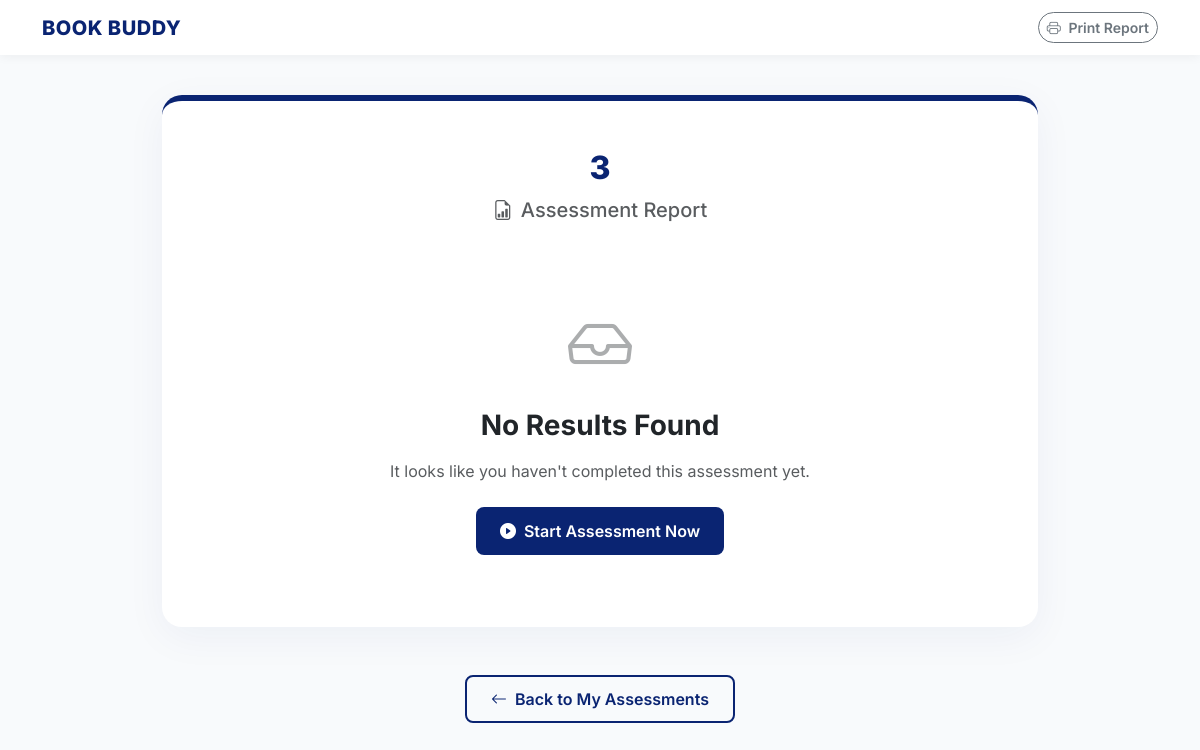
Before: /student-results/6 (signed in) with the older database file.
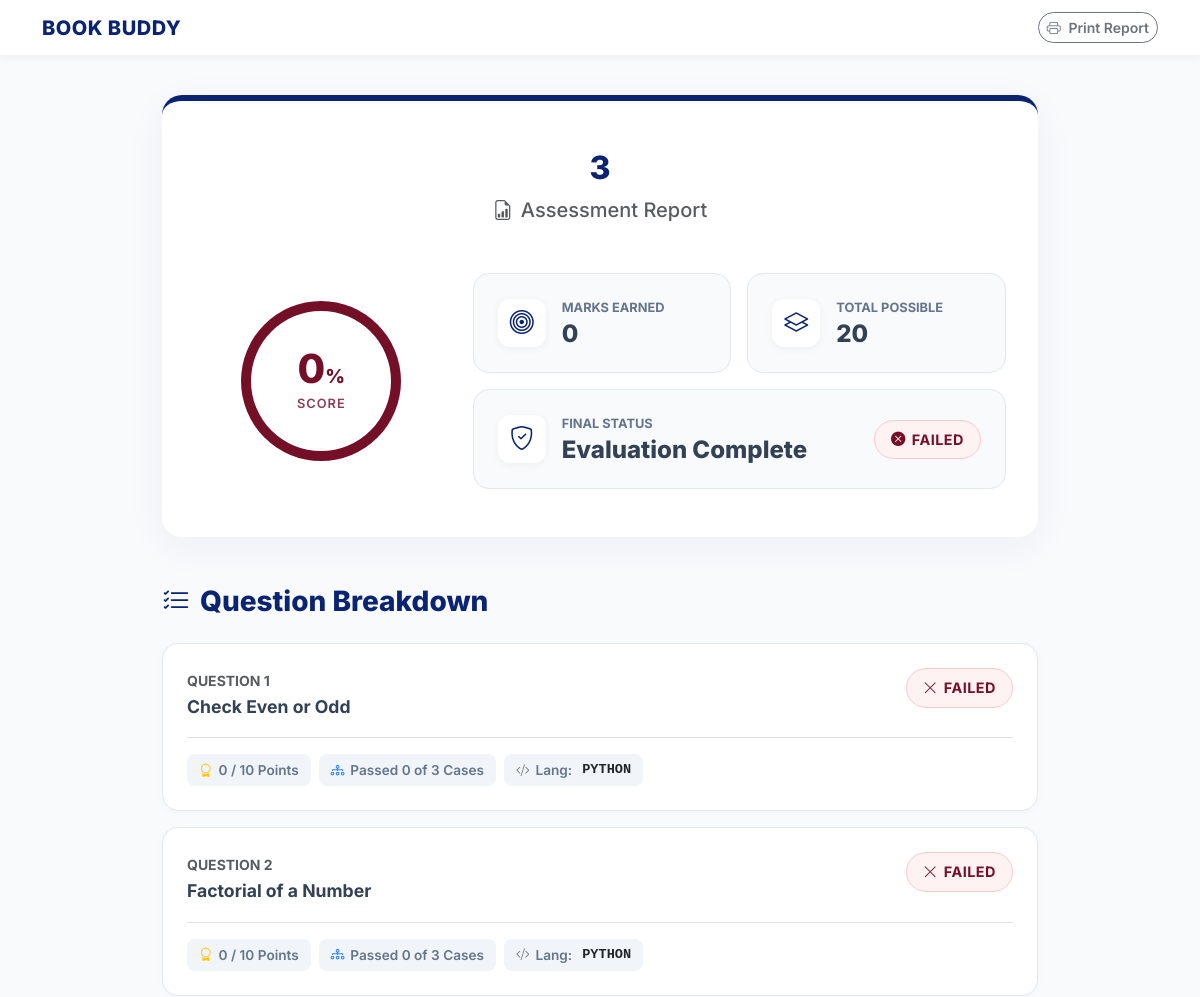
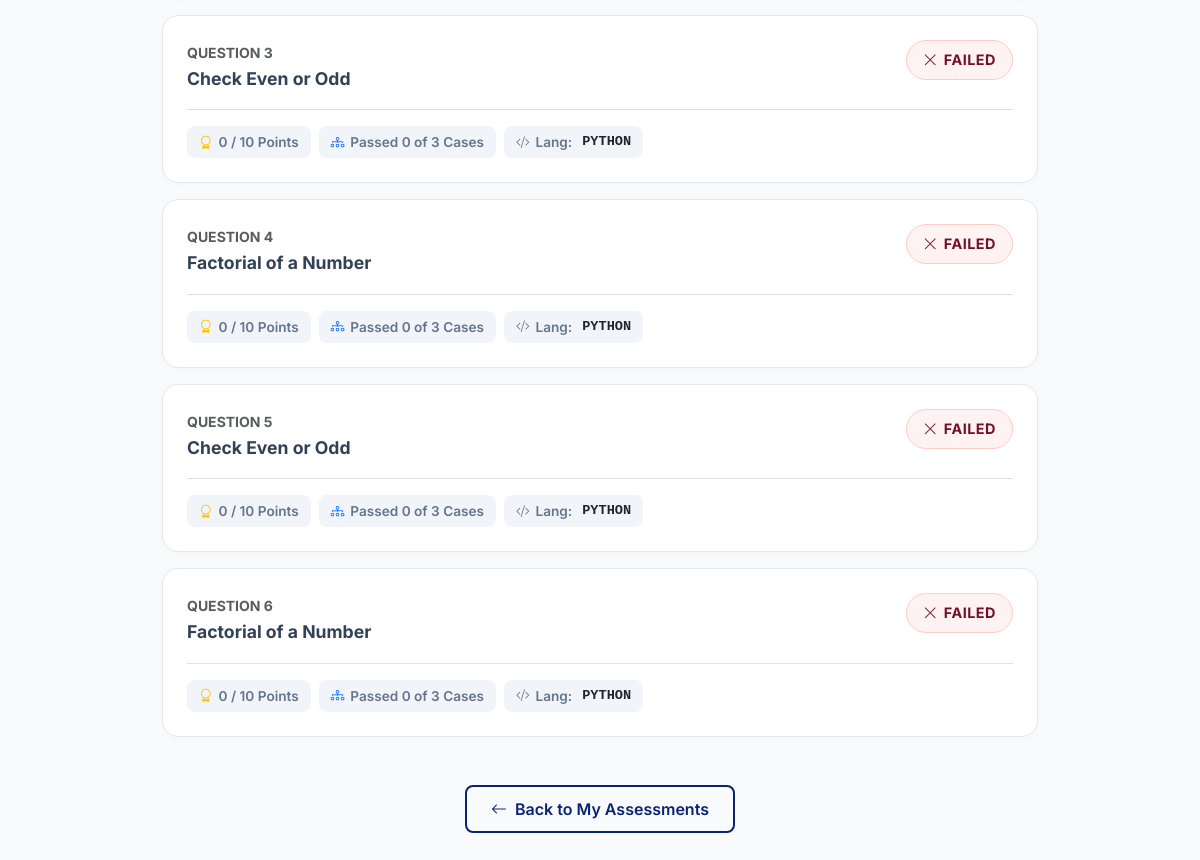
After: the same page with the newer database file (2 pictures, top to bottom).
### app.py (models this page shows, shortened)
class Testmaintain(db.Model):
    __tablename__ = 'test_maintain'
    id = db.Column(db.Integer, primary_key=True)
    test_title = db.Column(db.String(50))
    date = db.Column(db.Date)
    start_time = db.Column(db.DateTime)
    end_time = db.Column(db.DateTime)
    status = db.Column(db.String(20), default='draft')
    total_points = db.Column(db.Integer, default=0)
    question_id = db.Column(db.Integer, db.ForeignKey('question.id'), nullable=False)

class TestResult(db.Model):
    id = db.Column(db.Integer, primary_key=True)
    student_id = db.Column(db.Integer, db.ForeignKey('student.id'), nullable=False)
    test_id = db.Column(db.Integer, db.ForeignKey('test_maintain.id'), nullable=False)
    total_marks_obtained = db.Column(db.Integer, default=0)
    total_marks_possible = db.Column(db.Integer, default=0)
    percentage = db.Column(db.Float, default=0)
    status = db.Column(db.String(20), default='attempted')
    entry_time = db.Column(db.DateTime, default=db.func.current_timestamp())
    exit_time = db.Column(db.DateTime)
    submitted_at = db.Column(db.DateTime, default=db.func.current_timestamp())
    student = db.relationship('Student', backref='test_results')
    test = db.relationship('Testmaintain', backref='results')

class Submission(db.Model):
    id = db.Column(db.Integer, primary_key=True)
    code = db.Column(db.Text, nullable=False)
    language = db.Column(db.String(20))
    status = db.Column(db.String(20))
    timestamp = db.Column(db.DateTime, default=db.func.current_timestamp())
    marks_obtained = db.Column(db.Integer, default=0)
    total_marks = db.Column(db.Integer, default=0)
    test_cases_passed = db.Column(db.Integer, default=0)
    total_test_cases = db.Column(db.Integer, default=0)
    student_id = db.Column(db.Integer, db.ForeignKey('student.id'), nullable=False)
    question_id = db.Column(db.Integer, db.ForeignKey('question.id'), nullable=False)
    test_id = db.Column(db.Integer, db.ForeignKey('test_maintain.id'), nullable=True)
    student = db.relationship('Student', backref='submissions')
    question = db.relationship('Question', backref='submissions')
    test = db.relationship('Testmaintain', backref='submissions')

class Question(db.Model):
    id = db.Column(db.Integer, primary_key=True)
    question_id = db.Column(db.String(20))
    title = db.Column(db.String(200))
    description = db.Column(db.Text)
    input_format = db.Column(db.Text)
    output_format = db.Column(db.Text)
    constraints = db.Column(db.Text)
    explanation = db.Column(db.Text)
    difficulty = db.Column(db.String(20))
    test_cases = db.relationship('TestCase', backref='question', lazy=True, cascade='all, delete-orphan')

### app.py (the view)
@app.route('/student-results/<int:test_id>')
@login_required
def student_results(test_id):
    test = Testmaintain.query.get_or_404(test_id)
    result = TestResult.query.filter_by(test_id=test_id, student_id=current_user.id).first()
    submissions = Submission.query.filter_by(test_id=test_id, student_id=current_user.id).all()
    return render_template('student_results.html', test=test, result=result, submissions=submissions)

### app.py (called while the page is built)
@login_manager.user_loader
def load_user(user_id):
    student = Student.query.get(int(user_id))
    if student:
        return student
    return User.query.get(int(user_id))

@app.context_processor
def inject_now():
    return {'now': datetime.now()}

### templates/student_results.html (shortened to what this page needs)
<!DOCTYPE html>
<html lang="en">
<head>
    <link href="https://cdn.jsdelivr.net/npm/bootstrap@5.3.0/dist/css/bootstrap.min.css" rel="stylesheet">
    <link rel="stylesheet" href="https://cdn.jsdelivr.net/npm/bootstrap-icons@1.11.1/font/bootstrap-icons.css">
</head>
<body>
    <nav class="navbar sticky-top">
        <div class="container d-flex justify-content-between align-items-center">
            <a class="brand-wrapper" href="/">
                <h2 class="brand-name d-none d-sm-block">BOOK BUDDY</h2>
            </a>
            <div class="d-flex align-items-center gap-3">
                <button onclick="window.print()" class="btn btn-outline-secondary btn-sm rounded-pill fw-semibold print-hide">
                    <i class="bi bi-printer me-1"></i> Print Report
                </button>
            </div>
        </div>
    </nav>
    <div class="container" style="max-width: 900px;">
        <div class="result-hero-card">
            <div class="text-center page-header mb-5">
                <h1>{{ test.test_title }}</h1>
                <p class="text-muted fw-medium fs-5"><i class="bi bi-file-earmark-bar-graph me-2"></i>Assessment Report</p>
            </div>
            {% if result %}
            <div class="row align-items-center g-4">
                <div class="col-md-4 text-center">
                    <div class="score-circle-wrapper">
                        <div class="score-circle
                            {% if result.percentage >= 70 %}score-high
                            {% elif result.percentage >= 40 %}score-medium
                            {% else %}score-low{% endif %}">
                            <span class="score-value">{{ "%.0f"|format(result.percentage) }}<small style="font-size: 1.2rem;">%</small></span>
                            <span class="score-label">Score</span>
                        </div>
                    </div>
                </div>
                <div class="col-md-8">
                    <div class="row g-3">
                        <div class="col-sm-6">
                            <div class="stat-box">
                                <div class="stat-icon"><i class="bi bi-bullseye"></i></div>
                                <div class="stat-content">
                                    <label>Marks Earned</label>
                                    <h3>{{ result.total_marks_obtained }}</h3>
                                </div>
                            </div>
                        </div>
                        <div class="col-sm-6">
                            <div class="stat-box">
                                <div class="stat-icon"><i class="bi bi-layers"></i></div>
                                <div class="stat-content">
                                    <label>Total Possible</label>
                                    <h3>{{ result.total_marks_possible }}</h3>
                                </div>
                            </div>
                        </div>
                        <div class="col-12">
                            <div class="stat-box justify-content-between">
                                <div class="d-flex align-items-center gap-3">
                                    <div class="stat-icon"><i class="bi bi-shield-check"></i></div>
                                    <div class="stat-content">
                                        <label>Final Status</label>
                                        <h3 class="d-none d-sm-block">Evaluation Complete</h3>
                                    </div>
                                </div>
                                <span class="status-badge {% if result.status == 'passed' %}status-passed{% else %}status-failed{% endif %}">
                                    {% if result.status == 'passed' %}
                                        <i class="bi bi-check-circle-fill"></i> PASSED
                                    {% else %}
                                        <i class="bi bi-x-circle-fill"></i> FAILED
                                    {% endif %}
                                </span>
                            </div>
                        </div>
                    </div>
                </div>
            </div>
            {% else %}
            <div class="text-center py-4">
                <i class="bi bi-inbox text-muted opacity-50 mb-3 d-block" style="font-size: 4rem;"></i>
                <h3 class="fw-bold mb-3 text-dark">No Results Found</h3>
                <p class="text-muted mb-4">It looks like you haven't completed this assessment yet.</p>
                <a href="{{ url_for('take_test', title=test.test_title) }}" class="btn btn-custom-navy print-hide">
                    <i class="bi bi-play-circle-fill me-2"></i>Start Assessment Now
                </a>
            </div>
            {% endif %}
        </div>
        {% if result %}
        <div class="mt-5">
            <h3 class="section-title"><i class="bi bi-list-check"></i> Question Breakdown</h3>
            {% for submission in submissions %}
            <div class="submission-card">
                <div class="d-flex flex-column flex-md-row justify-content-between align-items-md-start gap-3 mb-3">
                    <div>
                        <span class="text-muted fw-bold small text-uppercase letter-spacing-1">Question {{ loop.index }}</span>
                        <h4 class="q-title mt-1">{{ submission.question.title }}</h4>
                    </div>
                    <span class="status-badge {% if submission.status == 'Accepted' %}status-passed{% else %}status-failed{% endif %}">
                        {% if submission.status == 'Accepted' %}
                            <i class="bi bi-check2"></i> Accepted
                        {% else %}
                            <i class="bi bi-x-lg"></i> Failed
                        {% endif %}
                    </span>
                </div>
                <div class="d-flex flex-wrap gap-2 mt-3 pt-3 border-top">
                    <div class="metric-pill">
                        <i class="bi bi-award text-warning"></i>
                        {{ submission.marks_obtained }} / {{ submission.total_marks }} Points
                    </div>
                    <div class="metric-pill">
                        <i class="bi bi-diagram-3 text-primary"></i>
                        Passed {{ submission.test_cases_passed }} of {{ submission.total_test_cases }} Cases
                    </div>
                    <div class="metric-pill">
                        <i class="bi bi-code-slash text-secondary"></i>
                        Lang: <span class="text-dark font-monospace ms-1">{{ submission.language|upper }}</span>
                    </div>
                </div>
            </div>
            {% endfor %}
        </div>
        {% endif %}
        <div class="text-center mt-5 mb-4 print-hide">
            <a href="{{ url_for('student_test', id=current_user.id) }}" class="btn btn-outline-navy">
                <i class="bi bi-arrow-left me-2"></i>Back to My Assessments
            </a>
        </div>
    </div>
</body>
</html>

### templates/student_results.html (style rules this page uses)
:root { --brand-navy: #0A2472; --brand-crimson: #740f28; --brand-white: #ffffff; --bg-light: #f8fafc; --text-main: #334155; --text-muted: #64748b; --border-color: #e2e8f0; --success-color: #059669; --success-bg: #ecfdf5; --warning-color: #d97706; --warning-bg: #fffbeb; --danger-color: #dc2626; --danger-bg: #fef2f2; }
body { font-family: 'Inter', sans-serif; background-color: var(--bg-light); color: var(--text-main); padding-bottom: 50px; }
.navbar { background-color: var(--brand-white); box-shadow: 0 2px 10px rgba(0, 0, 0, 0.05); padding: 12px 0; margin-bottom: 40px; }
.brand-wrapper { display: flex; align-items: center; gap: 12px; text-decoration: none; }
.brand-name { margin: 0; font-size: 1.25rem; font-weight: 800; color: var(--brand-navy); letter-spacing: 0.5px; }
.result-hero-card { background: var(--brand-white); border-radius: 20px; padding: 3rem 2rem; box-shadow: 0 10px 40px rgba(10, 36, 114, 0.05); border-top: 6px solid var(--brand-navy); margin-bottom: 2rem; }
.page-header h1 { color: var(--brand-navy); font-weight: 800; font-size: 2rem; margin-bottom: 0.5rem; }
.score-circle-wrapper { position: relative; width: 160px; height: 160px; margin: 0 auto; }
.score-circle { width: 100%; height: 100%; border-radius: 50%; display: flex; flex-direction: column; align-items: center; justify-content: center; box-shadow: inset 0 0 0 10px rgba(0,0,0,0.05); background: var(--brand-white); position: relative; z-index: 2; }
.score-value { font-size: 2.5rem; font-weight: 800; line-height: 1; }
.score-label { font-size: 0.8rem; font-weight: 600; text-transform: uppercase; letter-spacing: 1px; margin-top: 5px; opacity: 0.8; }
.score-low { color: var(--brand-crimson); box-shadow: inset 0 0 0 10px var(--brand-crimson); }
.stat-box { background: #f8fafc; border: 1px solid var(--border-color); border-radius: 16px; padding: 1.5rem; height: 100%; display: flex; align-items: center; gap: 1rem; transition: transform 0.2s; }
.stat-icon { width: 48px; height: 48px; border-radius: 12px; display: flex; align-items: center; justify-content: center; font-size: 1.5rem; background: var(--brand-white); box-shadow: 0 2px 8px rgba(0,0,0,0.05); color: var(--brand-navy); }
.stat-content label { display: block; font-size: 0.8rem; text-transform: uppercase; font-weight: 700; color: var(--text-muted); margin-bottom: 2px; }
.stat-content h3 { margin: 0; font-size: 1.5rem; font-weight: 800; color: var(--text-main); }
.status-badge { padding: 8px 16px; border-radius: 30px; font-size: 0.9rem; font-weight: 700; display: inline-flex; align-items: center; gap: 6px; text-transform: uppercase; letter-spacing: 0.5px; }
.status-failed { background: var(--danger-bg); color: var(--brand-crimson); border: 1px solid #fecaca; }
.section-title { color: var(--brand-navy); font-weight: 800; margin-bottom: 1.5rem; display: flex; align-items: center; gap: 10px; }
.submission-card { background: var(--brand-white); border: 1px solid var(--border-color); border-radius: 16px; padding: 1.5rem; margin-bottom: 1rem; box-shadow: 0 2px 10px rgba(0,0,0,0.02); transition: all 0.2s; }
.q-title { font-size: 1.1rem; font-weight: 700; color: var(--text-main); margin-bottom: 0.25rem; }
.metric-pill { display: inline-flex; align-items: center; gap: 6px; background: #f1f5f9; color: var(--text-muted); padding: 6px 12px; border-radius: 8px; font-size: 0.85rem; font-weight: 600; }
.btn-outline-navy { color: var(--brand-navy); border: 2px solid var(--brand-navy); padding: 10px 24px; border-radius: 8px; font-weight: 600; transition: all 0.2s; background: transparent; }

Changed rows visible on the page:
added TestResult: percentage "0", total_marks_obtained "0", total_marks_possible "20"
added Submission: question "Check Even or Odd", status "Failed" (drawn), marks_obtained "0", total_marks "10", test_cases_passed "0", total_test_cases "3", language "PYTHON"
added Submission: question "Factorial of a Number", status "Failed" (drawn), marks_obtained "0", total_marks "10", test_cases_passed "0", total_test_cases "3", language "PYTHON"
added Submission: question "Check Even or Odd", status "Failed" (drawn), marks_obtained "0", total_marks "10", test_cases_passed "0", total_test_cases "3", language "PYTHON"
added Submission: question "Factorial of a Number", status "Failed" (drawn), marks_obtained "0", total_marks "10", test_cases_passed "0", total_test_cases "3", language "PYTHON"
added Submission: question "Check Even or Odd", status "Failed" (drawn), marks_obtained "0", total_marks "10", test_cases_passed "0", total_test_cases "3", language "PYTHON"
added Submission: question "Factorial of a Number", status "Failed" (drawn), marks_obtained "0", total_marks "10", test_cases_passed "0", total_test_cases "3", language "PYTHON"
Other visible differences:
text no longer shown: "No Results Found It looks like you haven't completed this assessment yet. Start Assessment Now"
text now shown: "% SCORE MARKS EARNED TOTAL POSSIBLE FINAL STATUS Evaluation Complete FAILED Question Breakdown"
